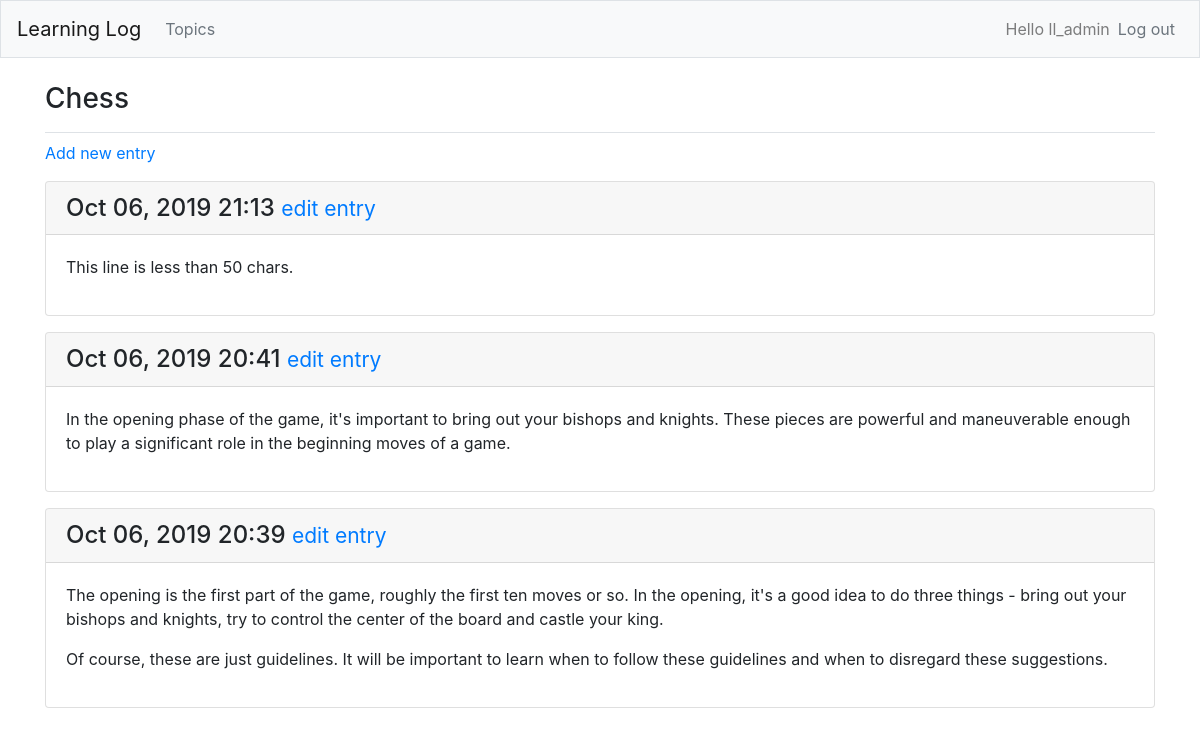
Before: /topics/1/ (signed in) with the older database file.
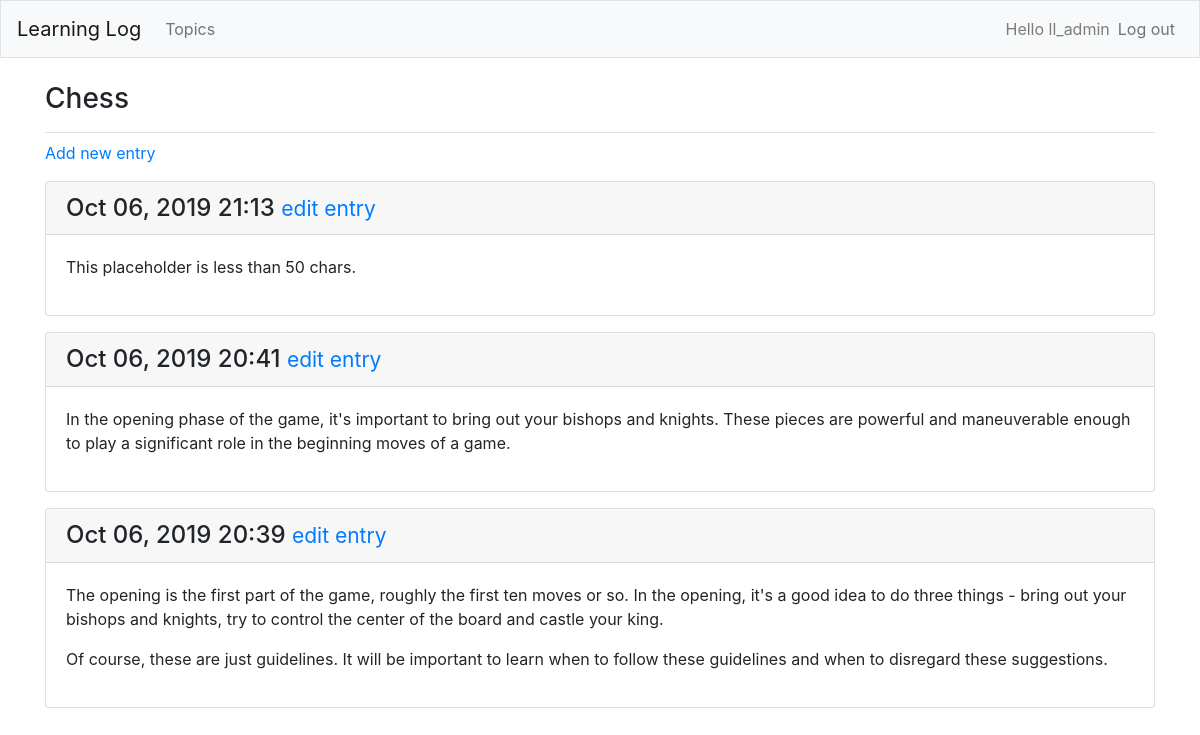
After: the same page with the newer database file.
### learning_logs/models.py (models this page shows, shortened)
class Entry(models.Model):
    topic = models.ForeignKey(Topic, on_delete=models.CASCADE)
    text = models.TextField()
    date_added = models.DateTimeField(auto_now_add=True)
    class Meta:
        verbose_name_plural = 'entries'

### learning_logs/views.py (the view)
# urls.py: path('topics/<int:topic_id>/', views.topic, name='topic'),
@login_required
def topic(request, topic_id):
    topic = Topic.objects.get(id=topic_id)
    if topic.owner != request.user:
        raise Http404
    entries = topic.entry_set.order_by('-date_added')
    context = {'topic': topic, 'entries': entries}
    return render(request, 'learning_logs/topic.html', context)

### learning_logs/models.py (called while the page is built)
    def __str__(self):
        return self.text

### learning_logs/templates/learning_logs/topic.html
{% extends 'learning_logs/base.html' %}
{% block page_header %}
  <h3>{{ topic }}</h3>
{% endblock page_header %}
{% block content %}
  <p>
    <a href="{% url 'learning_logs:new_entry' topic.id %}">Add new entry</a>
  </p>
  {% for entry in entries %}
    <div class="card mb-3">
      <h4 class="card-header">
        {{ entry.date_added|date:'M d, Y H:i' }}
        <small><a href="{% url 'learning_logs:edit_entry' entry.id %}">edit entry</a></small>
      </h4>
      <div class="card-body">
        {{ entry.text|linebreaks }}
      </div>
    </div>
  {% empty %}
    <p>There are no entries for this topic yet.</p>
  {% endfor %}
{% endblock content %}

Changed rows visible on the page:
changed Entry: text "This line is less than 50 chars." → "This placeholder is less than 50 chars."
